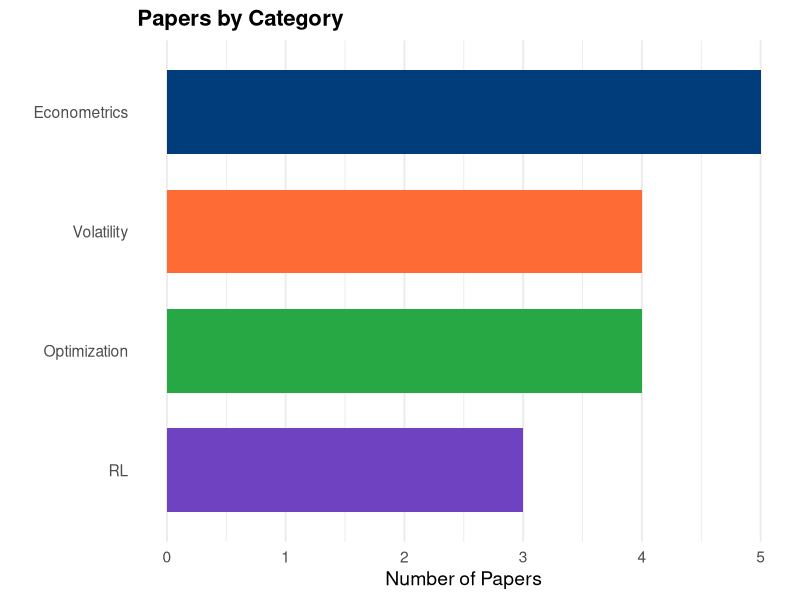
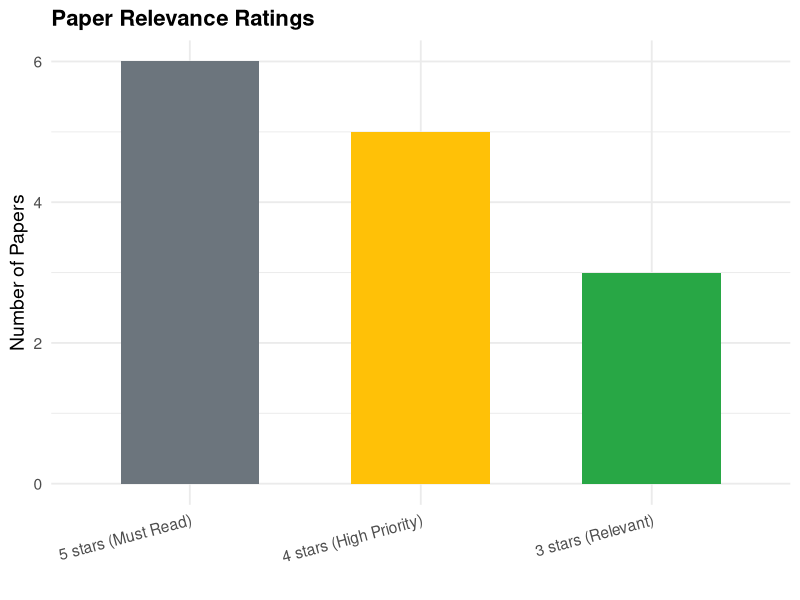

Write R code to recreate these figures, in order.
## ---- chunk 1
library(ggplot2)
library(dplyr)

# Data
categories <- data.frame(
  Category = c("Econometrics", "Optimization", "RL", "Volatility"),
  Count = c(5, 4, 3, 4),
  Color = c("#003d7a", "#28a745", "#6f42c1", "#ff6b35")
)

# Plot
ggplot(categories, aes(x = reorder(Category, Count), y = Count, fill = Category)) +
  geom_bar(stat = "identity", width = 0.7) +
  scale_fill_manual(values = categories$Color) +
  coord_flip() +
  labs(
    title = "Papers by Category",
    x = "",
    y = "Number of Papers"
  ) +
  theme_minimal(base_size = 14) +
  theme(
    legend.position = "none",
    plot.title = element_text(face = "bold", size = 16),
    panel.grid.major.y = element_blank()
  )
## ---- chunk 2
# Data
relevance <- data.frame(
  Stars = c("⭐⭐⭐⭐⭐", "⭐⭐⭐⭐", "⭐⭐⭐"),
  Count = c(6, 5, 3),
  Label = c("5 stars (Must Read)", "4 stars (High Priority)", "3 stars (Relevant)")
)

# Plot
ggplot(relevance, aes(x = reorder(Label, -Count), y = Count, fill = Label)) +
  geom_bar(stat = "identity", width = 0.6) +
  scale_fill_manual(values = c("#28a745", "#ffc107", "#6c757d")) +
  labs(
    title = "Paper Relevance Ratings",
    x = "",
    y = "Number of Papers"
  ) +
  theme_minimal(base_size = 14) +
  theme(
    legend.position = "none",
    plot.title = element_text(face = "bold", size = 16),
    axis.text.x = element_text(angle = 15, hjust = 1)
  )
